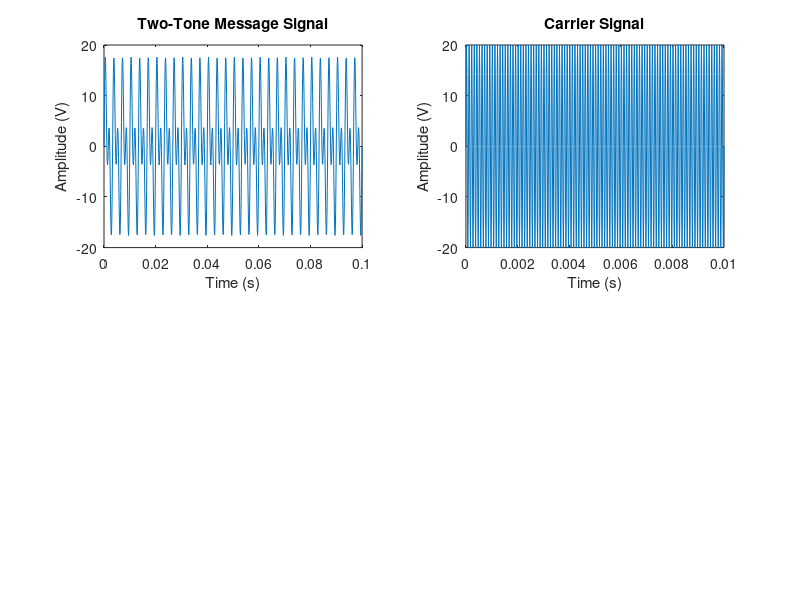

Write the MATLAB code that produced this figure. (Note: this script raises an error after producing the figure.)
% Two-tone message signal
t = 0:1/8000:0.1;
s = 10*sin(2*pi*300*t)+10*sin(2*pi*600*t);
figure;
subplot(2,2,1);
plot(t,s);
title('Two-Tone Message Signal');
xlabel('Time (s)');
ylabel('Amplitude (V)');

% Carrier signal
m = 0.5;
fc = 10000;
fs = 80000;
t = (0:1/fs:0.01)';
c = 10/m*sin(2*pi*fc*t);
subplot(2,2,2);
plot(t,c);
title('Carrier Signal');
xlabel('Time (s)');
ylabel('Amplitude (V)');

% Modulated signal
y = ammod(s, fc, fs, 0, 10/m);
subplot(2,2,3);
plot(t,y);
title('Modulated Signal');
xlabel('Time (s)');
ylabel('Amplitude (V)');

% Demodulated signal
z = amdemod(y, fc, fs, 0, 10/m);
subplot(2,2,4);
plot(t,z);
title('Demodulated Signal');
xlabel('Time (s)');
ylabel('Amplitude (V)');

% Frequency domain plots
figure;
subplot(2,2,1);
plot(abs(fft(s)));
title('Frequency Domain Plot of Two-Tone Message Signal');
xlabel('Frequency (Hz)');
ylabel('Magnitude');

subplot(2,2,2);
plot(abs(fft(c)));
title('Frequency Domain Plot of Carrier Signal');
xlabel('Frequency (Hz)');
ylabel('Magnitude');

subplot(2,2,3);
plot(abs(fft(y)));
title('Frequency Domain Plot of Modulated Signal');
xlabel('Frequency (Hz)');
ylabel('Magnitude');

subplot(2,2,4);
plot(abs(fft(z)));
title('Frequency Domain Plot of Demodulated Signal');
xlabel('Frequency (Hz)');
ylabel('Magnitude');
